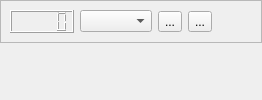
<?xml version="1.0" encoding="UTF-8"?>
<ui version="4.0">
 <class>MainBox</class>
 <widget class="QWidget" name="MainBox">
  <property name="windowTitle">
   <string>Dialog</string>
  </property>
  <layout class="QVBoxLayout" name="verticalLayout">
   <property name="spacing">
    <number>0</number>
   </property>
   <property name="leftMargin">
    <number>0</number>
   </property>
   <property name="topMargin">
    <number>0</number>
   </property>
   <property name="rightMargin">
    <number>0</number>
   </property>
   <property name="bottomMargin">
    <number>0</number>
   </property>
   <item>
    <widget class="QFrame" name="frame">
     <property name="sizePolicy">
      <sizepolicy hsizetype="Preferred" vsizetype="Fixed">
       <horstretch>0</horstretch>
       <verstretch>0</verstretch>
      </sizepolicy>
     </property>
     <property name="frameShape">
      <enum>QFrame::StyledPanel</enum>
     </property>
     <property name="frameShadow">
      <enum>QFrame::Raised</enum>
     </property>
     <layout class="QHBoxLayout" name="horizontalLayout_2">
      <item>
       <widget class="QLCDNumber" name="lcd"/>
      </item>
      <item>
       <widget class="QComboBox" name="cb_block_insert_object"/>
      </item>
      <item>
       <widget class="QToolButton" name="btn_choice_test">
        <property name="text">
         <string>...</string>
        </property>
       </widget>
      </item>
      <item>
       <widget class="QToolButton" name="btn_clear">
        <property name="text">
         <string>...</string>
        </property>
       </widget>
      </item>
      <item>
       <spacer name="horizontalSpacer">
        <property name="orientation">
         <enum>Qt::Horizontal</enum>
        </property>
        <property name="sizeHint" stdset="0">
         <size>
          <width>40</width>
          <height>20</height>
         </size>
        </property>
       </spacer>
      </item>
     </layout>
    </widget>
   </item>
   <item>
    <widget class="World" name="world_widget" native="true"/>
   </item>
  </layout>
 </widget>
 <customwidgets>
  <customwidget>
   <class>World</class>
   <extends>QWidget</extends>
   <header>world.hpp</header>
   <container>1</container>
  </customwidget>
 </customwidgets>
 <resources/>
 <connections/>
</ui>
